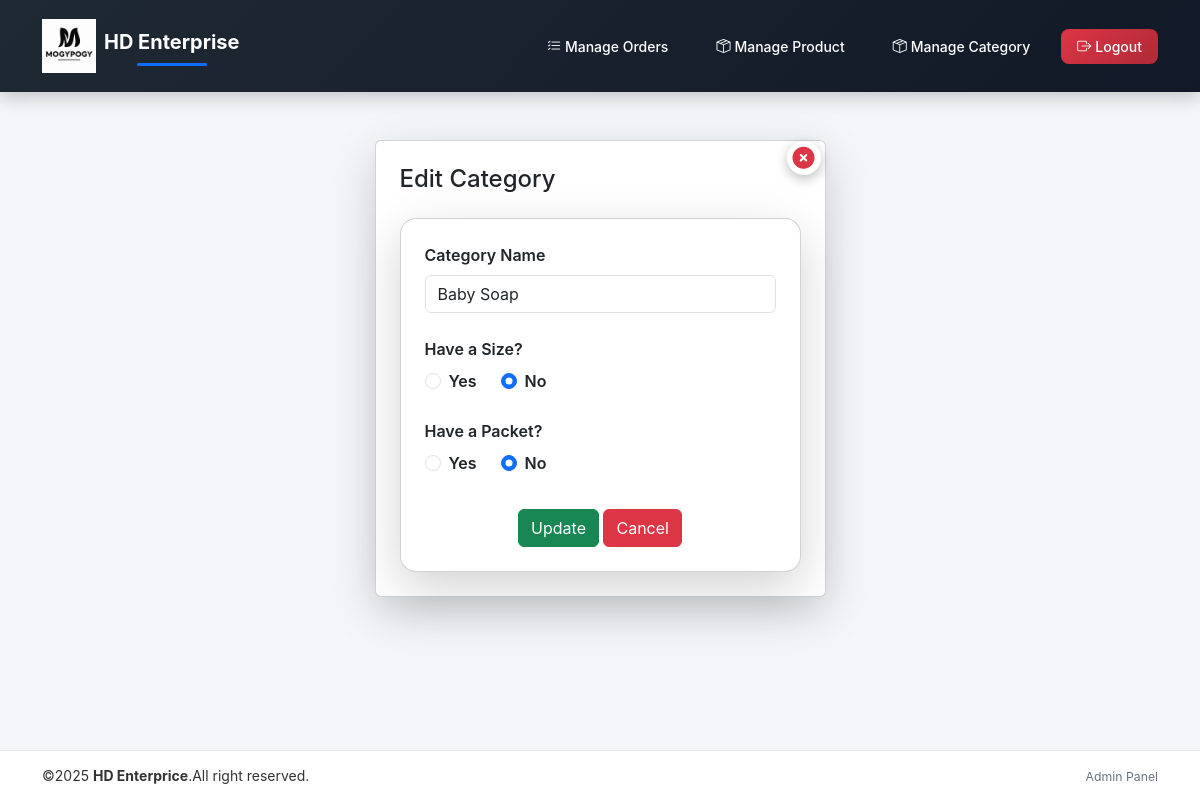
The app's page /admin/editCategory.php?edit=5 (signed in) with its own data.
### tables this page shows
CREATE TABLE `categories` (
  `category_id` int(20) NOT NULL,
  `category_name` varchar(50) NOT NULL,
  `has_size` tinyint(1) NOT NULL DEFAULT 0,
  `has_packet` tinyint(1) NOT NULL DEFAULT 0,
  `status` enum('Active','Inactive') NOT NULL DEFAULT 'Active'
);

### admin/editCategory.php (the view, shortened to what this page needs)
<?php
include("header.php");
$category_id = (int) $_GET['edit'];
$sql = mysqli_query($con, "SELECT * FROM categories WHERE category_id = '$category_id'") or die("Error:" . mysqli_error($con));
$row = mysqli_fetch_assoc($sql);
?>
<!DOCTYPE html>
<html lang="en">
<head>
    <link href="https://cdn.jsdelivr.net/npm/bootstrap@5.3.2/dist/css/bootstrap.min.css" rel="stylesheet">
    <link rel="stylesheet" href="https://cdn.jsdelivr.net/npm/bootstrap-icons@1.11.3/font/bootstrap-icons.css">
    <link rel="stylesheet" href="../assets/css/adminStyle.css">
    <link rel="stylesheet" href="https://cdnjs.cloudflare.com/ajax/libs/font-awesome/6.5.1/css/all.min.css">
</head>
<body>
    <div class="container mt-4">
        <div class="row justify-content-center mt-4">
            <div class="col-md-6 col-lg-5">
                <div class="card p-4 shadow-lg gap-3 mb-4" style="width: 100%;">
                    <i class="fa fa-circle-xmark close-page" style="cursor:pointer;" onclick="back()"></i>
                    <h4 class="mb-2">Edit Category</h4>
                    <form method="POST" class="card p-4 shadow-lg rounded-4">
                        <div class="mb-3">
                            <label class="form-label fw-semibold">Category Name</label>
                            <input type="text" name="category_name" class="form-control mb-2"
                                value="<?php echo htmlspecialchars($row['category_name']); ?>">
                        </div>
                        <div class="mb-3">
                            <label class="form-label fw-semibold">Have a Size?</label>
                            <div class="d-flex gap-4">
                                <div class="form-check">
                                    <input type="radio" name="has_size" class="form-check-input" value="1"
                                        <?php echo ($row['has_size'] == 1) ? 'checked' : '' ?>>
                                    <label class="form-label fw-semibold" for="sizeYes">Yes</label>
                                </div>
                                <div class="form-check">
                                    <input type="radio" name="has_size" class="form-check-input" value="0" <?php echo ($row['has_size'] == 0) ? 'checked' : '' ?>>
                                    <label class="form-label fw-semibold" for="sizeNo">No</label>
                                </div>
                            </div>
                        </div>
                        <div class="mb-3">
                            <label class="form-label fw-semibold">Have a Packet?</label>
                            <div class="d-flex gap-4">
                                <div class="form-check">
                                    <input type="radio" name="has_packet" class="form-check-input"
                                        value="1" <?php echo ($row['has_packet'] == 1) ? 'checked' : '' ?>>
                                    <label class="form-label fw-semibold" for="packetYes">Yes</label>
                                </div>
                                <div class="form-check">
                                    <input type="radio" name="has_packet" class="form-check-input"
                                        value="0" <?php echo ($row['has_packet'] == 0) ? 'checked' : '' ?>>
                                    <label class="form-label fw-semibold" for="packetNo">No</label>
                                </div>
                            </div>
                        </div>
                        <div class="text-center mt-2">
                            <button name="update" class="btn btn-success">Update</button>
                            <a href="category.php" class="btn btn-danger">Cancel</a>
                        </div>
                    </form>
                </div>
            </div>
        </div>
    </div>
</body>
</html>
<?php
include("footer.php");
?>

### assets/css/adminStyle.css (style rules this page uses)
body { margin: 0; background-color: #f4f6f9; font-family: 'Inter', 'Segoe UI', system-ui, -apple-system, sans-serif; color: #333; }
.close-page { position: absolute; top: 0px; right: 4px; font-size: 22px; color: #dc3545; cursor: pointer; background: #ffffff; border-radius: 50%; padding: 6px; box-shadow: 0 4px 12px rgba(0, 0, 0, 0.25); transition: all 0.25s ease; }

### admin/footer.php (style rules this page uses)
html,body { height: 100%; }
body { display: flex; flex-direction: column; }

### records on screen
categories: category_name "Baby Soap", has_size "☑", has_packet "☑"
